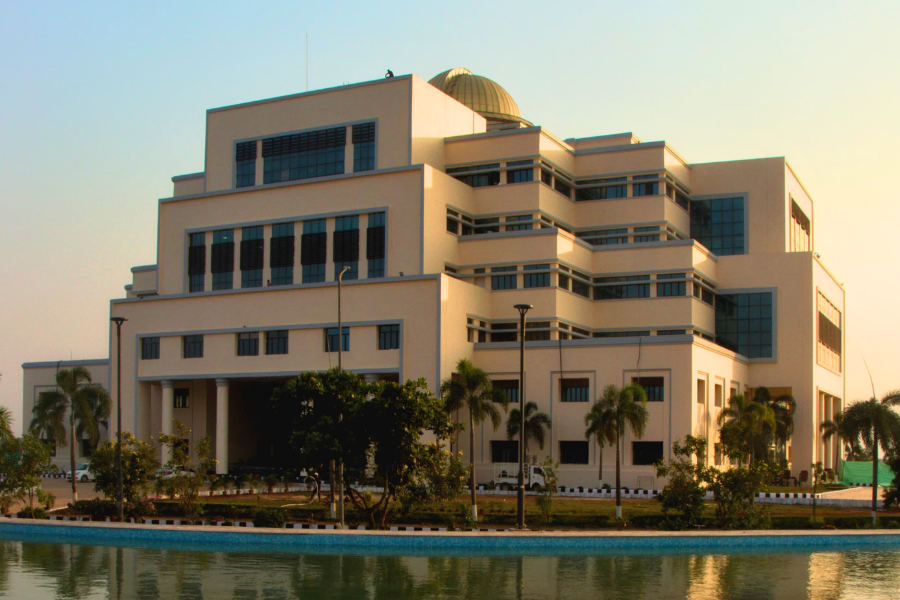
%> input picture Admin_Building.png, 900 x 600 px
$ octave p10_RGB.m   (GNU Octave 9; MATLAB toolbox functions it lacks are replaced by stand-ins)
%> lines starting %> are read from the running program, lines starting %| are printed output that depends on the picture
clc; clear all;

%% ========================================================================
%         IMAGE COMPRESSION USING SVD DECOMPOSITION (COLOR)
%% ========================================================================

% --- Step 1: Read color image ---
A = imread('Admin_Building.png');  %  Admin_Building.png     sbs_main.jpeg
%> A is the input picture: size 600x900x3 uint8; mean R, G, B 130.4, 125.9, 107.8

% --- Extract and convert RGB channels to double precision ---
R = double(A(:,:,1));
G = double(A(:,:,2));
B = double(A(:,:,3));

% --- Create colored channel images ---
RedImage   = cat(3, R, zeros(size(R), 'uint8'), zeros(size(R), 'uint8'));
GreenImage = cat(3, zeros(size(G), 'uint8'), G, zeros(size(G), 'uint8'));
BlueImage  = cat(3, zeros(size(B), 'uint8'), zeros(size(B), 'uint8'), B);

% --- Step 2: Display RGB Image ---
figure('Name', 'SVD Color Image - Channel Display', 'Position', [100, 100, 1200, 500]);
% Column 1: Red Channel
subplot(1,4,1);
imshow(RedImage);
title('Red Channel', 'FontSize', 11, 'FontWeight', 'bold');

% Column 2: Green Channel
subplot(1,4,2);
imshow(GreenImage);
title('Green Channel', 'FontSize', 11, 'FontWeight', 'bold');

% Column 3: Blue Channel
subplot(1,4,3);
imshow(BlueImage);
title('Blue Channel', 'FontSize', 11, 'FontWeight', 'bold');

% Column 4: Original image
subplot(1,4,4);
imshow(A);
title('Original Image', 'FontSize', 11, 'FontWeight', 'bold');

%% --- Step 3: Get image dimensions and display information ---
[m, n, channels] = size(A);
%> m = 600; n = 900; channels = 3
fprintf('\n================================================================\n');
fprintf('        IMAGE COMPRESSION USING SVD DECOMPOSITION               \n');
fprintf('================================================================\n\n');
fprintf('>> Image Information:\n');
fprintf('   * Dimensions (m x n)           : %d x %d pixels\n', m, n);
%|    * Dimensions (m x n)           : 600 x 900 pixels
fprintf('   * No. of Channels              : %d (RGB)\n',channels);
%|    * No. of Channels              : 3 (RGB)
fprintf('   * Total No. of Singular Values : %d \n', min(m,n));
%|    * Total No. of Singular Values : 600
fprintf('   * Original data points(3mn)    : %s values\n\n', format_number(m*n*channels));
%|    * Original data points(3mn)    : 1,602000 values

%% --- Step 4: Apply Full SVD to each channel ---
%k = input('>> Enter the k value for compressing image: '); %User input for compression level
k=25;
if k > min(m, n), k = min(m, n)/2;
    fprintf('   [NOTE] k adjusted to half the maximum: %d\n\n', k);
end

fprintf('\n>> Processing SVD compression...\n');
[U_R, S_R, V_R] = my_svd(R);
%> in my_svd, `AAT = A*A'`:
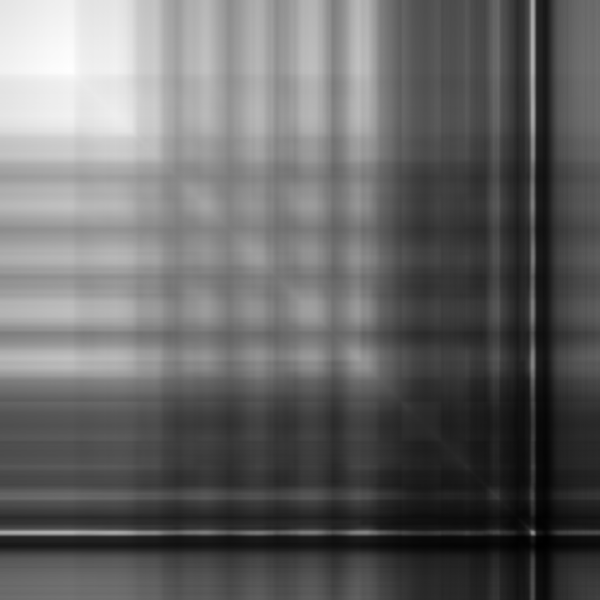
%> AAT: size 600x600 double; min 671249, max 39358580, mean 16250919.4; drawn with min black and max white
%> in my_svd, `[d, idx] = sort(diag(D), 'descend')`: d = 600 values, max 1.11e+10 at index 1, min 11.53 at index 600, mean 20319005.7; idx = 600 values, max 600 at index 1, min 1 at index 600, mean 300.5
%> in my_svd, `sigma = sqrt(max(0, d))`: sigma = 600 values, max 105279.5 at index 1, min 3.4 at index 600, mean 586.8
%> the loop in complete_basis_gramschmidt, `for j = k+1:n` made 300 passes
[U_G, S_G, V_G] = my_svd(G);
%> in my_svd (call 2), `AAT = A*A'`:
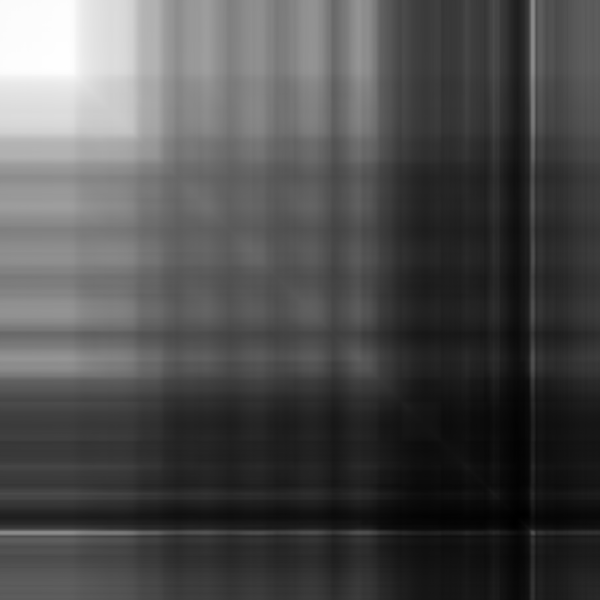
%> AAT: size 600x600 double; min 1119837, max 46422186, mean 15048836.4; drawn with min black and max white
%> in my_svd (call 2), `[d, idx] = sort(diag(D), 'descend')`: d = 600 values, max 1.07e+10 at index 1, min 10.19 at index 600, mean 19412984.7
%> in my_svd (call 2), `sigma = sqrt(max(0, d))`: sigma = 600 values, max 103536 at index 1, min 3.19 at index 600, mean 539.3
%> the loop in complete_basis_gramschmidt (call 2), `for j = k+1:n` made 300 passes
[U_B, S_B, V_B] = my_svd(B);
%> in my_svd (call 3), `AAT = A*A'`:
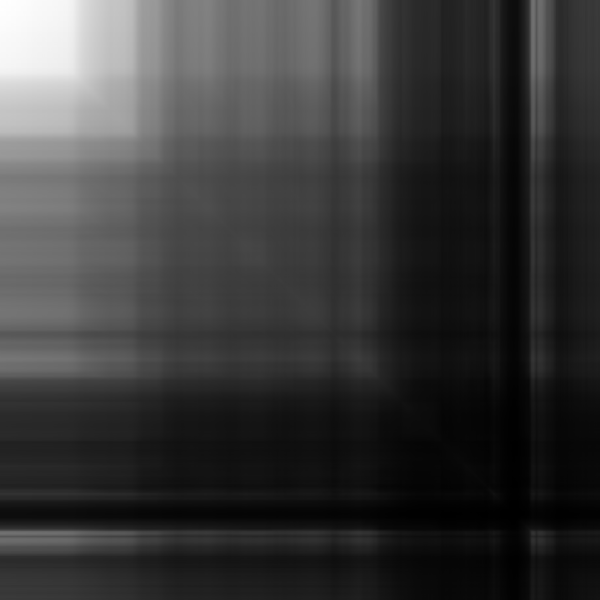
%> AAT: size 600x600 double; min 222391, max 48212118, mean 11029069.4; drawn with min black and max white
%> in my_svd (call 3), `[d, idx] = sort(diag(D), 'descend')`: d = 600 values, max 8.73e+09 at index 1, min 9.38 at index 600, mean 15854260.3
%> in my_svd (call 3), `sigma = sqrt(max(0, d))`: sigma = 600 values, max 93433.4 at index 1, min 3.06 at index 600, mean 498
%> after the loop in my_svd (call 3), `for i=1:m, if sigma(i)>1e-10, V_partial(:,i)=(A'*U(:,i))/sigma(i); end..`:
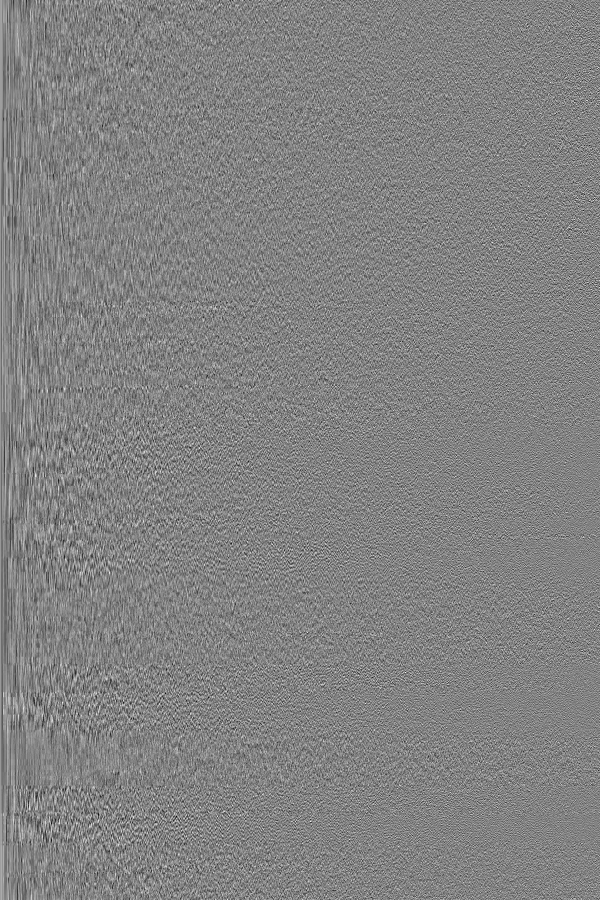
%> V_partial: size 900x600 double; min -0.195, max 0.185, mean 4.86e-05; drawn with min black and max white
%> call 3 of complete_basis_gramschmidt, with n = 900
%> in complete_basis_gramschmidt (call 3), `Q = [Q_partial, zeros(m, n-k)]`:
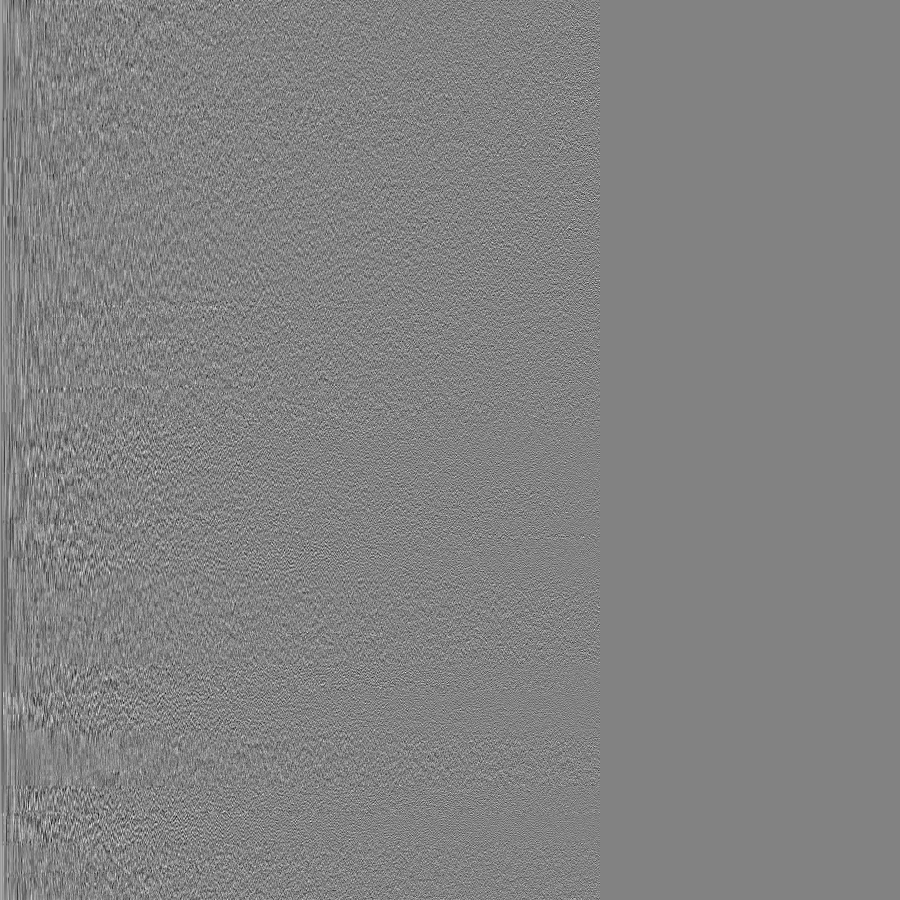
%> Q: size 900x900 double; min -0.195, max 0.185, mean 3.24e-05; drawn with min black and max white
%> the loop in complete_basis_gramschmidt (call 3), `for j = k+1:n` made 300 passes

%% --- Step 5: Create compressed image for the given k ---
R_compressed = U_R(:,1:k) * S_R(1:k,1:k) * V_R(:,1:k)';
G_compressed = U_G(:,1:k) * S_G(1:k,1:k) * V_G(:,1:k)';
B_compressed = U_B(:,1:k) * S_B(1:k,1:k) * V_B(:,1:k)';
A_compressed = uint8(cat(3, R_compressed, G_compressed, B_compressed));
fprintf('>> Compression completed for k = %d\n\n', k);

%% --- Step 6: Visualize original vs final compressed image ---
figure('Name', 'SVD Color Image Compression', 'Position', [100, 100, 1200, 500]);
subplot(1, 3, 1);
imshow(A);
title(sprintf('Original Image\n(%s values)', format_number(m*n*channels)), 'FontSize', 12);
subplot(1, 3, 2);
imshow(A_compressed);
cr_percent = (1 - (k*(m+n+1))/(m*n))*100;
%> cr_percent = 93.05
title(sprintf('Compressed Image (Top %d Singular Values)\n(%.2f%% reduction)', k, cr_percent), 'FontSize', 12);
subplot(1, 3, 3);
imshow(A-A_compressed);
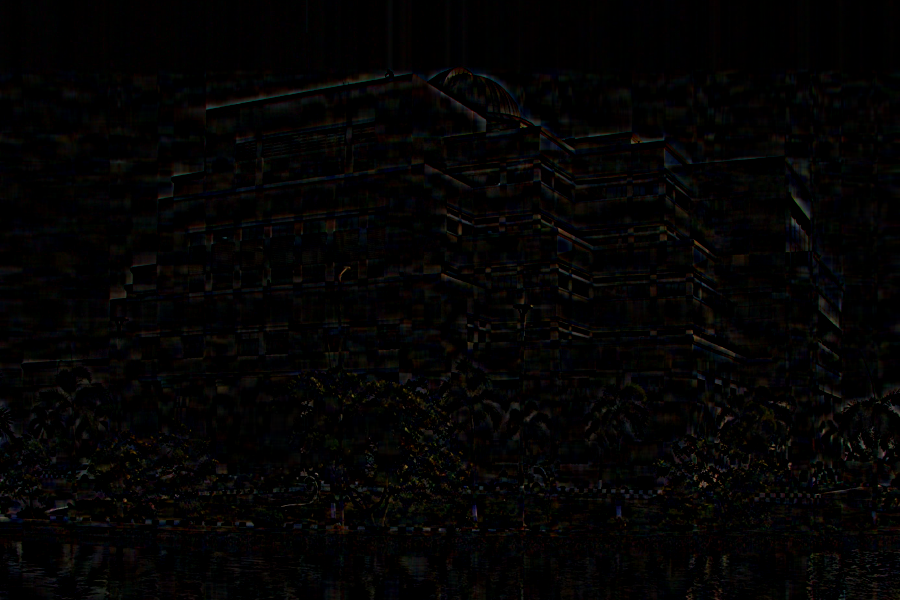
%> displayed picture: size 600x900x3, on the screen's scale of 0 to 255; mean R, G, B 4.2, 3.6, 3.4
title(sprintf('Removed Pixels from Original Image \n (Removed %d Singular Values)', min(m,n)-k), 'FontSize', 12);
%% --- Step 7: Display compression statistics for the chosen k ---
fprintf('================================================================\n');
fprintf('                    COMPRESSION RESULTS (for k=%d)              \n', k);
fprintf('================================================================\n\n');
fprintf('>> Storage Analysis :\n');
fprintf('   * Original size (3mn)        : %s values\n', format_number(m*n*3));
%|    * Original size (3mn)        : 1,602000 values
fprintf('   * Compressed size (3k(m+n+1)): %s values\n', format_number(3*k*(m+n+1)));
%|    * Compressed size (3k(m+n+1)): 112,575 values
fprintf('>> Compression Metrics:\n');
fprintf('   * Size reduction             : %.2f%%\n\n', cr_percent);
%|    * Size reduction             : 93.05%

%% --- Step 8: Calculate final image quality metrics for the chosen k ---
A_orig_double = double(A);
A_comp_double = double(cat(3,R_compressed,G_compressed,B_compressed));
error_matrix = A_orig_double - A_comp_double;
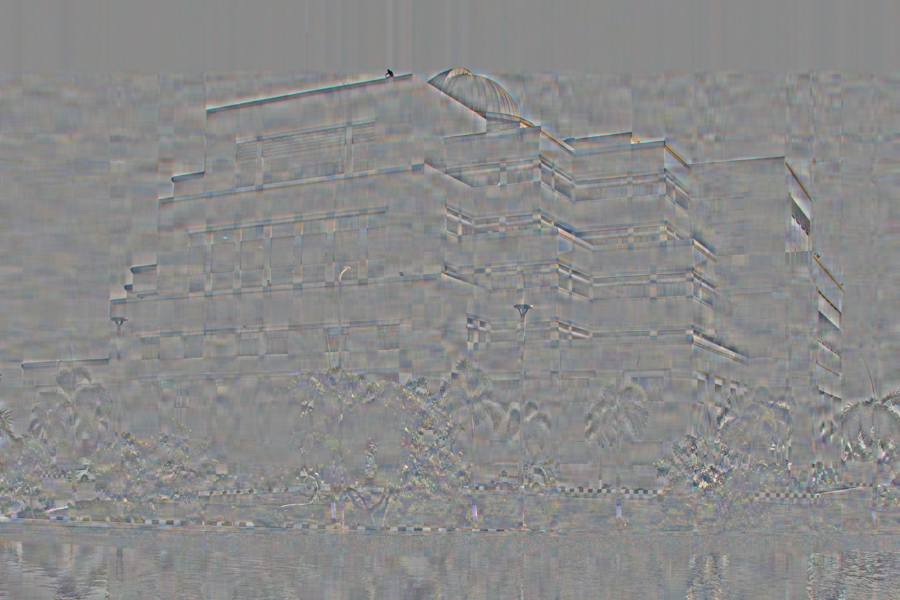
%> error_matrix: size 600x900x3 double; mean R, G, B 0, 0, 0; drawn with min black and max white
mse_val = mean(error_matrix(:).^2);
%> mse_val = 126.7

MAX_VAL = 255;
if mse_val == 0
    psnr_val = inf;
    fprintf('>> PSNR is INFINITE (Perfect Reconstruction)\n\n');
else
    psnr_val = 10 * log10((MAX_VAL^2) / mse_val);
%> psnr_val = 27.1
end

fprintf('================================================================\n');
fprintf('                      QUALITY METRICS (for k=%d)                \n', k);
fprintf('================================================================\n\n');
fprintf('>> Overall Image Quality Measurements:\n');
%> the run ends on the next line
fprintf('   * Frobenius Norm Error             : %.6e\n', norm(error_matrix, 'fro'));
% [116 lines not run here, left out]
function [U, S, V] = my_svd(A)
    [m, n] = size(A);
    if m >= n
        ATA = A' * A; [V_temp, D] = eig(ATA);
        [d, idx] = sort(diag(D), 'descend'); V = V_temp(:, idx);
        sigma = sqrt(max(0, d)); S = zeros(m, n); S(1:n, 1:n) = diag(sigma);
        U_partial = zeros(m, n);
        for i=1:n, if sigma(i)>1e-10, U_partial(:,i)=(A*V(:,i))/sigma(i); end, end
        if m>n, U=complete_basis_gramschmidt(U_partial,m); else, U=U_partial; end
    else
        AAT = A*A'; [U_temp, D] = eig(AAT);
        [d, idx] = sort(diag(D), 'descend'); U = U_temp(:, idx);
        sigma = sqrt(max(0, d)); S = zeros(m, n); S(1:m, 1:m) = diag(sigma);
        V_partial = zeros(n, m);
        for i=1:m, if sigma(i)>1e-10, V_partial(:,i)=(A'*U(:,i))/sigma(i); end, end
        if n>m, V=complete_basis_gramschmidt(V_partial,n); else, V=V_partial; end
    end
end
function Q = complete_basis_gramschmidt(Q_partial, n)
    [m, k] = size(Q_partial); Q = [Q_partial, zeros(m, n-k)];%concatate
    for j = k+1:n
        v = randn(m, 1); %random column vector
        for i=1:j-1, v=v-(Q(:,i)'*v)*Q(:,i); end
        v_norm = norm(v); attempts=0;
        while v_norm<1e-10 && attempts<10
            v=randn(m,1);
            for i=1:j-1, v=v-(Q(:,i)'*v)*Q(:,i); end
            v_norm=norm(v); attempts=attempts+1;
        end
        Q(:,j) = v/v_norm;
    end
end
function str = format_number(num)
    str=sprintf('%d',round(num)); k=length(str); %Convert number to string & index
    if k>3, rem=mod(k,3); if rem==0, rem=3; end; str=[str(1:rem),sprintf(',%s',reshape(str(rem+1:end),3,[])')]; end

end

$ run again, with sbs_main.jpeg saved as Admin_Building.png
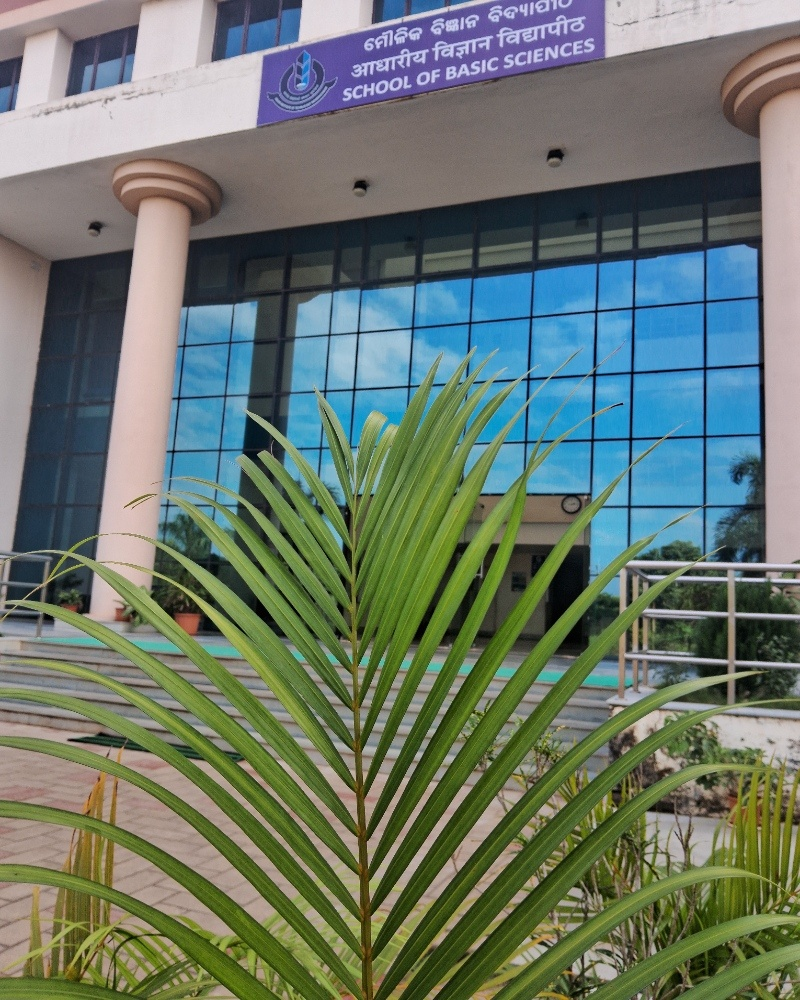
%> input picture sbs_main.jpeg, 800 x 1000 px
%> A is the input picture: size 1000x800x3 uint8; mean R, G, B 106.3, 119.5, 107.2
%|    * Dimensions (m x n)           : 1000 x 800 pixels
%|    * No. of Channels              : 3 (RGB)
%|    * Total No. of Singular Values : 800
%|    * Original data points(3mn)    : 2,400000 values
%> d = 800 values, max 9.81e+09 at index 1, min 248.5 at index 800, mean 14255251.2; idx = 800 values, max 800 at index 1, min 1 at index 800, mean 400.5
%> sigma = 800 values, max 99061.7 at index 1, min 15.76 at index 800, mean 708.9
%> the loop in complete_basis_gramschmidt, `for j = k+1:n` made 200 passes
%> the loop in complete_basis_gramschmidt (call 2), `for j = k+1:n` made 200 passes
%> d = 800 values, max 1.06e+10 at index 1, min 255.7 at index 800, mean 15638677.8
%> sigma = 800 values, max 103098.2 at index 1, min 15.99 at index 800, mean 731.1
%> after the loop in my_svd (call 3), `for i=1:n, if sigma(i)>1e-10, U_partial(:,i)=(A*V(:,i))/sigma(i); end,..`:
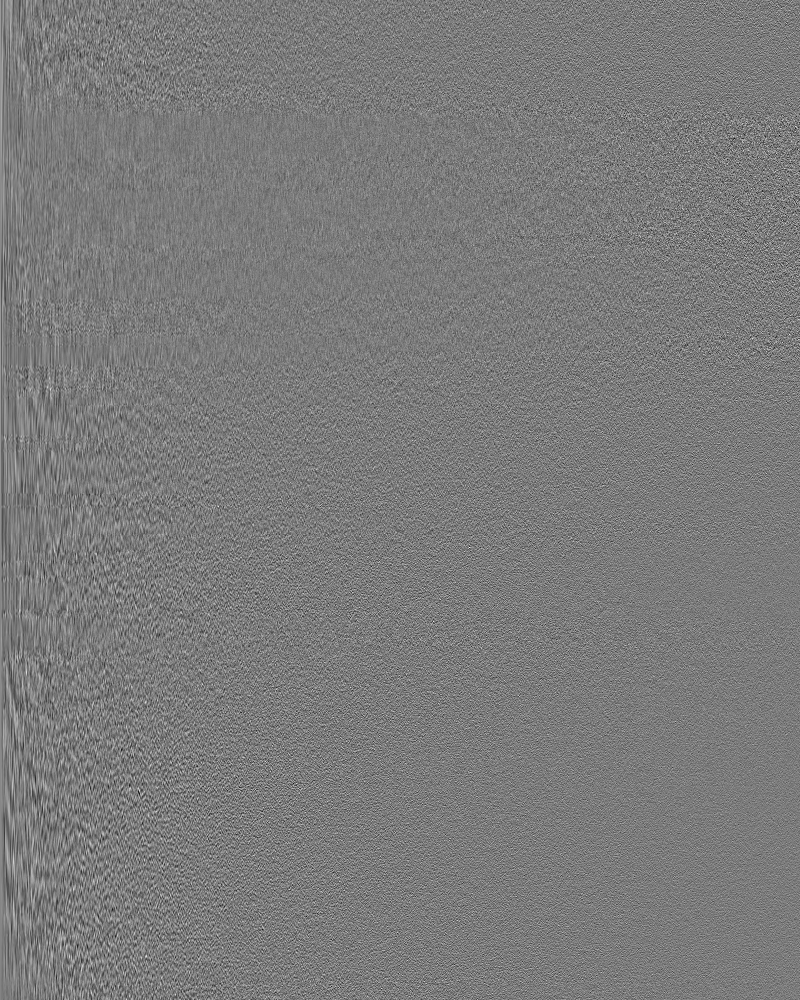
%> U_partial: size 1000x800 double; min -0.197, max 0.21, mean 3.78e-05; drawn with min black and max white
%|    * Original size (3mn)        : 2,400000 values
%|    * Compressed size (3k(m+n+1)): 135,075 values
%|    * Size reduction             : 94.37%
%> `error_matrix = A_orig_double - A_comp_double;`:
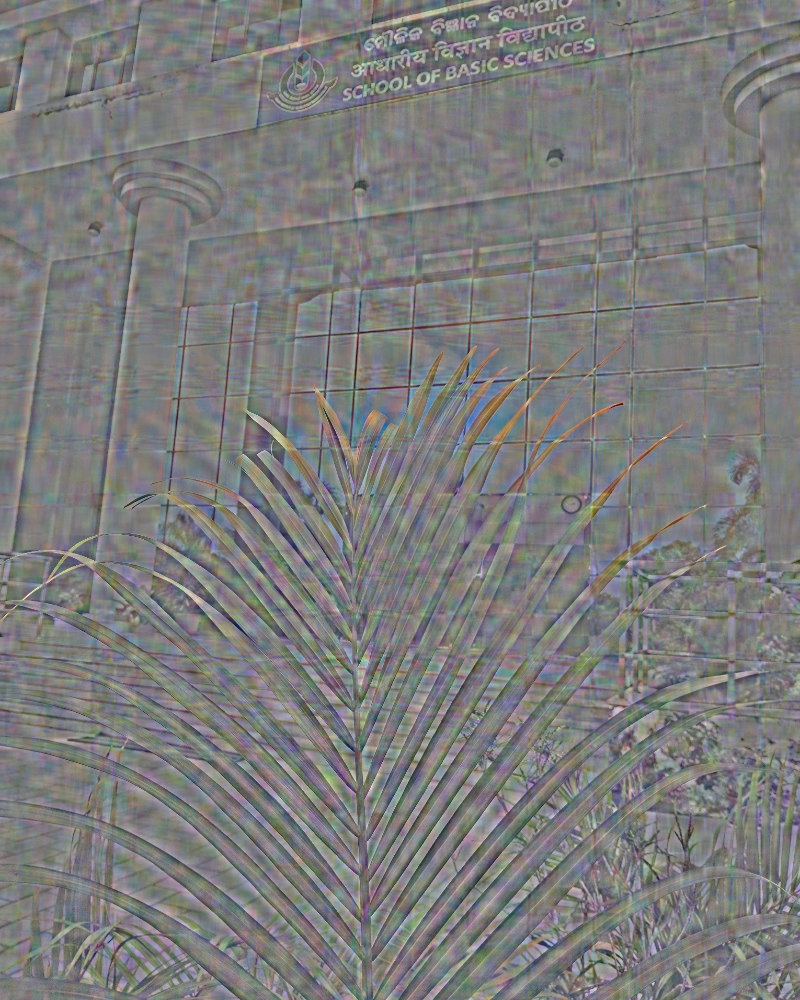
%> error_matrix: size 1000x800x3 double; mean R, G, B 0, 0, 0; drawn with min black and max white
%> mse_val = 441.1
%> psnr_val = 21.69
